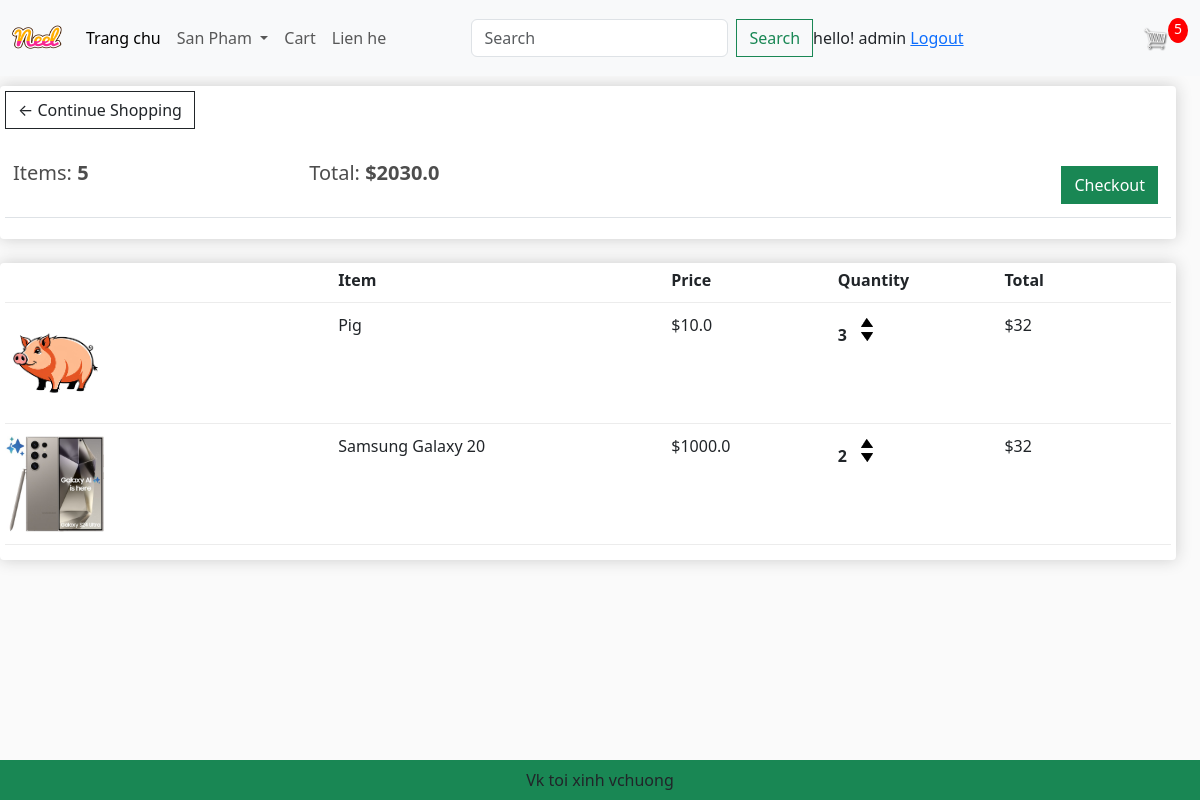
The app's page /cart/ (signed in) with its own data.
### app/models.py (models this page shows, shortened)
class Order(models.Model):
    customer = models.ForeignKey(User, on_delete=models.SET_NULL, blank=True, null=True)
    date_order = models.DateTimeField(auto_now_add=True)
    complete = models.BooleanField(default=False, null=True, blank=False)
    transaction_id = models.CharField(max_length=200, null=True)
    @property
    def get_cart_items(self):
        orderitems = self.orderitem_set.all()
        total = sum([item.quantity for item in orderitems])
        return total
    @property
    def get_cart_total(self):
        orderitems = self.orderitem_set.all()
        total = sum([item.get_total for item in orderitems])
        return total

class OrderItem(models.Model):
    product = models.ForeignKey(Product, on_delete=models.SET_NULL, blank=True, null=True)
    order = models.ForeignKey(Order, on_delete=models.SET_NULL, blank=True, null=True)
    quantity = models.IntegerField(default=0, null=True, blank=True)
    date_added = models.DateTimeField(auto_now_add=True)
    @property
    def get_total(self):
        total = self.product.price * self.quantity
        return total

class Product(models.Model):
    category = models.ManyToManyField(Category, related_name='product')
    name = models.CharField(max_length=200, null=True)
    price = models.FloatField()
    digital = models.BooleanField(default=False, null=True, blank=False)
    image = models.ImageField(null=True, blank=True)
    @property
    def ImageUrl(self):
        try:
            url = self.image.url
        except:
            url = ''
        return url

### app/views.py (the view)
# urls.py: path('cart/', views.cart, name="cart"),
def cart(request):
    if request.user.is_authenticated:
        customer = request.user
        order, created = Order.objects.get_or_create(customer = customer, complete = False)
        items = order.orderitem_set.all()
        cartItems = order.get_cart_items
        user_not_login = "hidden"
        user_login = "show"
    else:
        items = []
        order = {'get_cart_items':0, 'get_cart_total':0}
        cartItems = order['get_cart_items']
        user_not_login = "show"
        user_login = "hidden"
    categories = Category.objects.filter(is_sub = False)
    context = {'items':items, 'order':order, 'cartItems':cartItems, 'user_not_login':user_not_login, 'user_login':user_login, 'categories' : categories}
    return render(request, 'app/cart.html', context)

### app/templates/app/cart.html
{% extends 'app/base.html' %}
{% load static %}
{% block cart_content %}
<div class="row" style="width:100%">
	<div class="col-lg-12">
		<div class="box-element">
			<a  class="btn btn-outline-dark" href="{% url 'home' %}">&#x2190; Continue Shopping</a>
			<br>
			<br>
			<table class="table">
				<tr>
					<th><h5>Items: <strong>{{order.get_cart_items}}</strong></h5></th>
					<th><h5>Total:<strong> ${{order.get_cart_total}}</strong></h5></th>
					<th>
						<a  style="float:right; margin:5px;" class="btn btn-success" href="{% url 'checkout' %}">Checkout</a>
					</th>
				</tr>
			</table>
		</div>
		<br>
		<div class="box-element">
			<div class="cart-row">
				<div style="flex:2"></div>
				<div style="flex:2"><strong>Item</strong></div>
				<div style="flex:1"><strong>Price</strong></div>
				<div style="flex:1"><strong>Quantity</strong></div>
				<div style="flex:1"><strong>Total</strong></div>
			</div>
			{%for item in items%}
			<div class="cart-row">
				<div style="flex:2"><img class="row-image" src="{{item.product.ImageUrl}}"></div>
				<div style="flex:2"><p>{{item.product.name}}</p></div>
				<div style="flex:1"><p>${{item.product.price}}</p></div>
				<div style="flex:1">
					<p class="quantity">{{item.quantity}}</p>
					<div class="quantity">
						<img data-product = {{item.product.id}} data-action = 'add' class="chg-quantity update-cart" src="{% static  'app/images/arrow-up.png' %}">
						<img data-product = {{item.product.id}} data-action = 'remove' class="chg-quantity update-cart" src="{% static  'app/images/arrow-down.png' %}">
					</div>
				</div>
				<div style="flex:1"><p>$32</p></div>
			</div>
			{%endfor%}
		</div>
	</div>
</div>
{% endblock cart_content %}

### app/templates/app/base.html (shortened to what this page needs)
{% load static %}
<!DOCTYPE html>
<html>
    <head>
        <link href="https://cdn.jsdelivr.net/npm/bootstrap@5.3.3/dist/css/bootstrap.min.css" rel="stylesheet">
        <link href-"{% static "app/css/style.css" %}" rel = "stylesheet" />
        <link href-"{% static "app/css/owl.carousel.min.css" %}" rel = "stylesheet" />
        <link href-"{% static "app/css/all.min.css" %}" rel = "stylesheet" />
        <link rel="stylesheet" type = "text/css" href = "{%static 'app/css/main.css'%}" >
        <link rel="stylesheet" href="">
    </head>
    <body>
        <nav class="navbar navbar-expand-lg bg-body-tertiary">
            <div class="container-fluid">
              <a class="navbar-brand" href="{%url 'home'%}">
                <img src="{%static 'app/images/Neel.png'%}" width = "50" height = "50" />
              </a>
              <div class="collapse navbar-collapse" id="navbarSupportedContent">
                <ul class="navbar-nav me-auto mb-2 mb-lg-0">
                  <li class="nav-item">
                    <a class="nav-link active" aria-current="page" href="{%url 'home'%}">Trang chu</a>
                  </li>
                  <li class="nav-item dropdown">
                    <a class="nav-link dropdown-toggle" href="#" role="button" data-bs-toggle="dropdown" aria-expanded="false">
                      San Pham
                    </a>
                  </li>
                  <li class="nav-item">
                    <a class="nav-link" href="{%url 'cart'%}">Cart</a>
                  </li>
                  <li class="nav-item">
                    <a class="nav-link" href="#">Lien he</a>
                  </li>
                </ul>
                <form class="d-flex" role="search" method = POST action = "{%url 'search'%}">
                  <input class="form-control me-2" type="search" placeholder="Search" aria-label="Search" name="searched">
                  <button class="btn btn-outline-success" type="submit">Search</button>
                </form>
              </div>
                <div class = 'form-inline my-2 my-lg-0' style = "visibility: {{user_login}}">
                  <span>hello! {{request.user}} </span>
                  <span><a href = "{%url 'logout'%}"> Logout </a></span>
                </div>
              <div class = 'form-inline my-2 my-lg-0'>
                <a href= "{%url 'cart'%}"><img id="cart-icon" src="{% static 'images/cart.png' %}"></a>
              </div>
              <div>
                <p id = 'cart-total'> {{cartItems}} </p>
              </div>
            </div>
          </nav>
          {% block cart_content %} {% endblock cart_content %}
          <footer class= "container--fluid bg-success text-center fixed-bottom p-2 mt-5">
            Vk toi xinh vchuong
          </footer>
    </body>
</html>

### app/static/app/css/main.css (style rules this page uses)
body { background-color: hsl(0, 0%, 98%); }
h1,h2,h3,h4,h5,h6 { color:hsl(0, 0%, 30%); }
.box-element { box-shadow:hsl(0, 0%, 80%) 0 0 16px; background-color: #fff; border-radius: 4px; padding: 5px; }
#cart-icon { width:25px; display: inline-block; margin-left: 15px; }
#cart-total { display: block; text-align: center; color:#fff; background-color: red; width: 20px; height: 25px; border-radius: 50%; font-size: 14px; }
.col-lg-3, .col-lg-4, .col-lg-6, .col-lg-8, .col-lg-12 { margin-top: 10px; }
.btn { border-radius: 0; }
.row-image { width: 100px; }
.cart-row { display: flex; align-items: flex-stretch; padding-bottom: 10px; margin-bottom: 10px; border-bottom: 1px solid #ececec; }
.quantity { display: inline-block; font-weight: 700; padding-right:10px; }
.chg-quantity { width: 12px; cursor: pointer; display: block; margin-top: 5px; transition:.1s; }

### records on screen
Order: get_cart_items "5", get_cart_total "2030.0"
OrderItem: product.ImageUrl (picture), product.name "Pig", product.price "10.0", quantity "3"
OrderItem: product.ImageUrl (picture), product.name "Samsung Galaxy 20", product.price "1000.0", quantity "2"

### other values on screen
{{ request.user }} "admin"
{{ cartItems }} "5"
